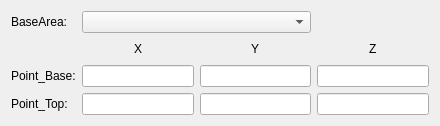
<?xml version="1.0" encoding="UTF-8"?>
<ui version="4.0">
 <class>Form</class>
 <widget class="QWidget" name="Form">
  <property name="geometry">
   <rect>
    <x>0</x>
    <y>0</y>
    <width>440</width>
    <height>118</height>
   </rect>
  </property>
  <property name="windowTitle">
   <string>Form</string>
  </property>
  <layout class="QVBoxLayout" name="verticalLayout">
   <item>
    <layout class="QGridLayout" name="gridLayout">
     <item row="0" column="0">
      <widget class="QLabel" name="label_9">
       <property name="text">
        <string>BaseArea:</string>
       </property>
      </widget>
     </item>
     <item row="0" column="1" colspan="6">
      <widget class="QComboBox" name="comboBox_baseArea"/>
     </item>
     <item row="1" column="1">
      <spacer name="horizontalSpacer">
       <property name="orientation">
        <enum>Qt::Horizontal</enum>
       </property>
       <property name="sizeHint" stdset="0">
        <size>
         <width>40</width>
         <height>20</height>
        </size>
       </property>
      </spacer>
     </item>
     <item row="1" column="2">
      <widget class="QLabel" name="label_x2">
       <property name="text">
        <string>X</string>
       </property>
      </widget>
     </item>
     <item row="1" column="3">
      <spacer name="horizontalSpacer_2">
       <property name="orientation">
        <enum>Qt::Horizontal</enum>
       </property>
       <property name="sizeHint" stdset="0">
        <size>
         <width>40</width>
         <height>20</height>
        </size>
       </property>
      </spacer>
     </item>
     <item row="1" column="4">
      <spacer name="horizontalSpacer_3">
       <property name="orientation">
        <enum>Qt::Horizontal</enum>
       </property>
       <property name="sizeHint" stdset="0">
        <size>
         <width>40</width>
         <height>20</height>
        </size>
       </property>
      </spacer>
     </item>
     <item row="1" column="5">
      <widget class="QLabel" name="label_y2">
       <property name="text">
        <string>Y</string>
       </property>
      </widget>
     </item>
     <item row="1" column="6">
      <spacer name="horizontalSpacer_4">
       <property name="orientation">
        <enum>Qt::Horizontal</enum>
       </property>
       <property name="sizeHint" stdset="0">
        <size>
         <width>40</width>
         <height>20</height>
        </size>
       </property>
      </spacer>
     </item>
     <item row="1" column="7">
      <spacer name="horizontalSpacer_5">
       <property name="orientation">
        <enum>Qt::Horizontal</enum>
       </property>
       <property name="sizeHint" stdset="0">
        <size>
         <width>40</width>
         <height>20</height>
        </size>
       </property>
      </spacer>
     </item>
     <item row="1" column="8">
      <widget class="QLabel" name="label_z2">
       <property name="text">
        <string>Z</string>
       </property>
      </widget>
     </item>
     <item row="1" column="9">
      <spacer name="horizontalSpacer_6">
       <property name="orientation">
        <enum>Qt::Horizontal</enum>
       </property>
       <property name="sizeHint" stdset="0">
        <size>
         <width>40</width>
         <height>20</height>
        </size>
       </property>
      </spacer>
     </item>
     <item row="2" column="0">
      <widget class="QLabel" name="label">
       <property name="text">
        <string>Point_Base:</string>
       </property>
      </widget>
     </item>
     <item row="2" column="1" colspan="3">
      <widget class="QLineEdit" name="lineEdit_point1x"/>
     </item>
     <item row="2" column="4" colspan="3">
      <widget class="QLineEdit" name="lineEdit_point1y"/>
     </item>
     <item row="2" column="7" colspan="3">
      <widget class="QLineEdit" name="lineEdit_point1z"/>
     </item>
     <item row="3" column="0">
      <widget class="QLabel" name="label_2">
       <property name="text">
        <string>Point_Top:</string>
       </property>
      </widget>
     </item>
     <item row="3" column="1" colspan="3">
      <widget class="QLineEdit" name="lineEdit_point2x"/>
     </item>
     <item row="3" column="4" colspan="3">
      <widget class="QLineEdit" name="lineEdit_point2y"/>
     </item>
     <item row="3" column="7" colspan="3">
      <widget class="QLineEdit" name="lineEdit_point2z"/>
     </item>
    </layout>
   </item>
  </layout>
 </widget>
 <resources/>
 <connections/>
</ui>
